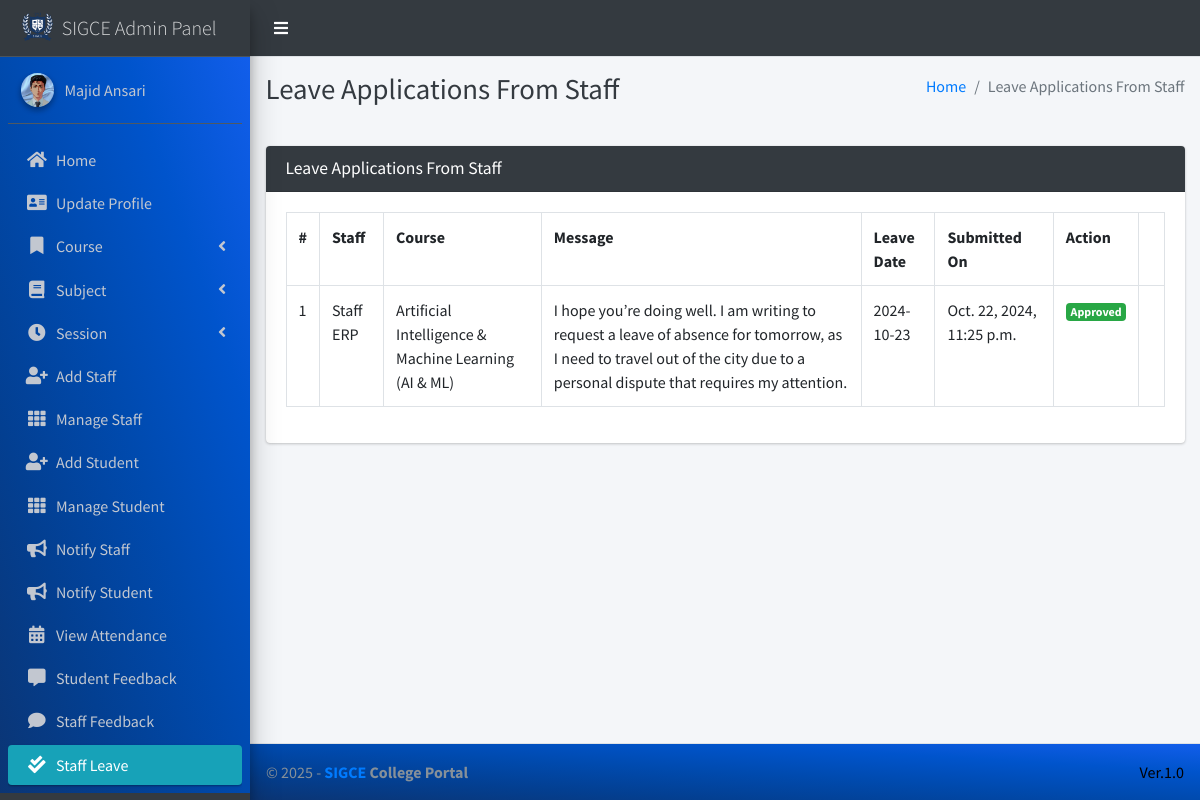
Screenshot of /staff/view/leave/ (signed in) with the database file from the repository.
### main_app/models.py (models this page shows)
class CustomUser(AbstractUser):
    USER_TYPE = ((1, "HOD"), (2, "Staff"), (3, "Student"))
    GENDER = [("M", "Male"), ("F", "Female")]
    username = None  # Removed username, using email instead
    email = models.EmailField(unique=True)
    user_type = models.CharField(default=1, choices=USER_TYPE, max_length=1)
    gender = models.CharField(max_length=1, choices=GENDER)
    profile_pic = models.ImageField()
    address = models.TextField()
    fcm_token = models.TextField(default="")  # For firebase notifications
    created_at = models.DateTimeField(auto_now_add=True)
    updated_at = models.DateTimeField(auto_now=True)
    USERNAME_FIELD = "email"
    REQUIRED_FIELDS = []
    objects = CustomUserManager()
    def __str__(self):
        return  self.first_name + " " + self.last_name

class LeaveReportStaff(models.Model):
    staff = models.ForeignKey(Staff, on_delete=models.CASCADE)
    date = models.CharField(max_length=60)
    message = models.TextField()
    status = models.SmallIntegerField(default=0)
    created_at = models.DateTimeField(auto_now_add=True)
    updated_at = models.DateTimeField(auto_now=True)

class Staff(models.Model):
    course = models.ForeignKey(Course, on_delete=models.DO_NOTHING, null=True, blank=False)
    admin = models.OneToOneField(CustomUser, on_delete=models.CASCADE)
    def __str__(self):
        return self.admin.first_name + " " +  self.admin.last_name

class Course(models.Model):
    name = models.CharField(max_length=120)
    created_at = models.DateTimeField(auto_now_add=True)
    updated_at = models.DateTimeField(auto_now=True)
    def __str__(self):
        return self.name

### main_app/hod_views.py (the view, shortened to what this page needs)
# urls.py: path("staff/view/leave/", hod_views.view_staff_leave, name="view_staff_leave",),
@csrf_exempt
def view_staff_leave(request):
    if request.method != 'POST':
        allLeave = LeaveReportStaff.objects.all()
        context = {
            'allLeave': allLeave,
            'page_title': 'Leave Applications From Staff'
        }
        return render(request, "hod_template/staff_leave_view.html", context)

### main_app/templates/hod_template/staff_leave_view.html (shortened to what this page needs)
{% extends 'main_app/base.html' %}
{% load static %}
{% block page_title %}{{page_title}}{% endblock page_title %}
{% block content %}
<section class="content">
    <div class="container-fluid">
        <div class="row">
            <div class="col-md-12">
                <div class="card card-dark">
                    <div class="card-header">
                        <h3 class="card-title">{{page_title}}</h3>
                    </div>
                    <div class="table card-body">
                        <table class="table table-bordered table-hover">
                            <tr>
                                <th>#</th>
                                <th>Staff</th>
                                <th>Course</th>
                                <th>Message</th>
                                <th>Leave Date</th>
                                <th>Submitted On</th>
                                <th>Action</th>
                            </tr>
                            {% for leave in  allLeave %}
                              <tr>
                                  <td>{{forloop.counter}}</td>
                                  <td>{{leave.staff}}</td>
                                  <td>{{leave.staff.course}}</td>
                                  <td>{{leave.message}}</td>
                                  <td>{{leave.date}}</td>
                                  <td>{{leave.created_at}}</td>
                                      {% if leave.status == 0 %}
                                           <td> <button data-toggle = "modal" data-target = "#reply_modal" value="{{leave.id}}" class="btn btn-success reply_open_modal">Reply</button>
{% elif leave.status == -1 %}
<td><span  class='badge badge-danger'>Rejected</span></td>
{% else %}
<td><span  class='badge badge-success'>Approved</span></td>
                                            <td>{{feedback.updated_at}}</td>
                                      {% endif %}
                              </tr>
                            {% endfor %}
                        </table>
                    </div>
                    </div>
            </div>
        </div>
    </div>
</section>
{% endblock content %}

### main_app/templates/main_app/sidebar_template.html (shortened to what this page needs)
{% load static %}
<aside class="main-sidebar sidebar-dark-info elevation-4">
    {% if request.user.user_type == '1' %}
    <a href="{% url 'admin_home' %}" class="brand-link">
        <img src="{% static 'dist/img/virusx.png' %} " alt="SIGCE LOGO"
            class="brand-image " >
        <span class="brand-text font-weight-light" >SIGCE Admin Panel</span>
    </a>
    <div class="sidebar" style="background-image: linear-gradient(to right top, #0b3574, #033f91, #004aae, #0054cc, #125eeb);">
        <div class="user-panel mt-3 pb-3 mb-3 d-flex">
            <div class="image">
                <img src="{{ request.user.profile_pic}}" class="img-circle elevation-2" alt="User Image">
            </div>
            <div class="info">
                <a href="#" class="d-block">{{user}}</a>
            </div>
        </div>
        <nav class="mt-2">
            <ul class="nav nav-pills nav-sidebar flex-column" data-widget="treeview" role="menu" data-accordion="false">
                <li class="nav-item">
                    {% url 'admin_home' as admin_home %}
                    <a href="{{admin_home}}" class="nav-link {% if admin_home == request.path %} active {% endif %}">
                        <i class="nav-icon fas fa-home"></i>
                        <p>
                            Home
                        </p>
                    </a>
                </li>
                <li class="nav-item">
                    {% url 'admin_view_profile' as admin_view_profile %}
                    <a href="{{admin_view_profile}}"
                        class="nav-link {% if admin_view_profile == request.path %} active {% endif %}">
                        <i class="nav-icon fas fa-address-card"></i>
                        <p>
                            Update Profile
                        </p>
                    </a>
                </li>
                <li class="nav-item has-treeview">
                    <a href="#" class="nav-link" >
                        <i class="nav-icon fas fa-bookmark"></i>
                        <p>
                            Course
                            <i class="fas fa-angle-left right"></i>
                        </p>
                    </a>
                </li>
                <li class="nav-item has-treeview">
                    <a href="#" class="nav-link">
                        <i class="nav-icon fas fa-book"></i>
                        <p>
                            Subject
                            <i class="fas fa-angle-left right"></i>
                        </p>
                    </a>
                </li>
                <li class="nav-item has-treeview">
                    <a href="#" class="nav-link">
                        <i  class="nav-icon fas fa-clock"></i>
                        <p>
                            Session
                            <i class="fas fa-angle-left right"></i>
                        </p>
                    </a>
                </li>
                <li class="nav-item">
                    {% url 'add_staff' as add_staff %}
                    <a href="{{add_staff}}" class="nav-link {% if add_staff == request.path %} active {% endif %}">
                        <i class="nav-icon fas fa-user-plus"></i>
                        <p>
                            Add Staff
                        </p>
                    </a>
                </li>
                <li class="nav-item">
                    {% url 'manage_staff' as manage_staff %}
                    {% url 'edit_staff' staff_id as edit_staff %}
                    <a href="{{manage_staff}}"
                        class="nav-link {% if manage_staff == request.path or request.path == edit_staff %} active {% endif %}">
                        <i class="nav-icon fas fa-th"></i>
                        <p>
                            Manage Staff
                        </p>
                    </a>
                </li>
                <li class="nav-item">
                    {% url 'add_student' as add_student%}
                    <a href="{{add_student}}" class="nav-link  {% if add_student == request.path %} active {% endif %}">
                        <i class="nav-icon fas fa-user-plus"></i>
                        <p>
                            Add Student
                        </p>
                    </a>
                </li>
                <li class="nav-item">
                    {% url 'manage_student' as manage_student %}
                    {% url 'edit_student' student_id as edit_student %}
                    <a href="{{manage_student}}"
                        class="nav-link  {% if edit_student == request.path or manage_student == request.path %} active {% endif %}">
                        <i class="nav-icon fas fa-th"></i>
                        <p>
                            Manage Student
                        </p>
                    </a>
                </li>
                <li class="nav-item">
                    {% url 'admin_notify_staff' as admin_notify_staff %}
                    <a href="{{admin_notify_staff}}"
                        class="nav-link {% if admin_notify_staff == request.path %} active {% endif %}">
                        <i class="nav-icon fas fa-bullhorn"></i>
                        <p>
                            Notify Staff
                        </p>
                    </a>
                </li>
                <li class="nav-item">
                    {% url 'admin_notify_student' as admin_notify_student %}
                    <a href="{{admin_notify_student}}"
                        class="nav-link {% if admin_notify_student == request.path %} active {% endif %}">
                        <i class="nav-icon fas fa-bullhorn"></i>
                        <p>
                            Notify Student
                        </p>
                    </a>
                </li>
                <li class="nav-item">
                    {% url 'admin_view_attendance' as admin_view_attendance %}
                <li class="nav-item">
                    <a href="{{admin_view_attendance}}"
                        class="nav-link  {% if admin_view_attendance == request.path %} active {% endif %}">
                        <i class="nav-icon fas fa-calendar-alt"></i>
                        <p>
                            View Attendance
                        </p>
                    </a>
                </li>
                <li class="nav-item">
                    {% url 'student_feedback_message' as student_feedback_message %}
                    <a href="{{ student_feedback_message }}"
                        class="nav-link  {% if student_feedback_message == request.path %} active {% endif %}">
                        <i class="nav-icon fas fa-comment-alt"></i>
                        <p>
                            Student Feedback
                        </p>
                    </a>
                </li>
                <li class="nav-item">
                    {% url 'staff_feedback_message' as staff_feedback_message %}
                    <a href="{{staff_feedback_message}}"
                        class="nav-link   {% if staff_feedback_message == request.path %} active {% endif %}">
                        <i  class="nav-icon fas fa-comment"></i>
                        <p>
                            Staff Feedback
                        </p>
                    </a>
                </li>
                <li class="nav-item">
                    {% url 'view_staff_leave' as view_staff_leave %}
                    <a href="{{view_staff_leave}}"
                        class="nav-link  {% if view_staff_leave == request.path %} active {% endif %}">
                        <i  class="nav-icon fas fa-check-double"></i>
                        <p>
                            Staff Leave
                        </p>
                    </a>
                </li>
                <li class="nav-item">
                    {% url 'view_student_leave' as view_student_leave %}
                    <a href="{% url 'view_student_leave' %}"
                        class="nav-link  {% if view_student_leave == request.path %} active {% endif %}">
                    </a>
                </li>
                                        {% endif %}
                                    </ul>
                                </nav>
                            </div>
</aside>

### rows the page displays
CustomUser: user.profile_pic (picture), first_name+last_name "Majid Ansari"
LeaveReportStaff: staff "Staff ERP", staff.course "Artificial Intelligence & Machine Learning (AI & ML)", message "I hope you’re doing well. I am writing to request a leave of absence for tomorrow, as I need to travel out of the city due to a personal dispute that requires my attention.", date "2024-10-23", created_at "Oct. 22, 2024, 11:25 p.m."

### other values shown
{{ page_title }} "Leave Applications From Staff"
